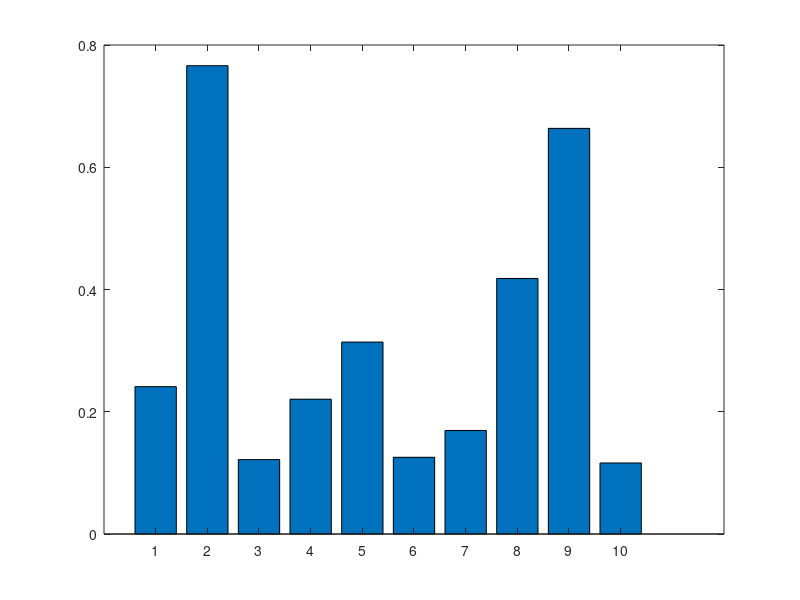
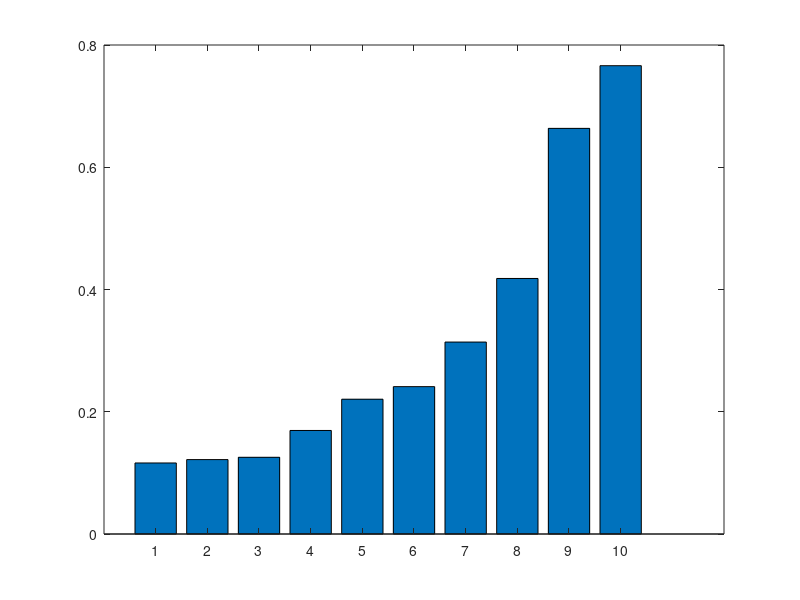

These figures' MATLAB source, in order:
clc;close all;clear all;
tic;
inp = rand(10,1);
[a,b] = size(inp);
out = inp;
for i =1:a
    for j = i+1:a
        if out(i,1)>out(j,1)
            out([i j]) = out([j i]);
          
 
        end
    end

end
toc;
a = 1:1:a;
figure;
bar(a,inp);
figure;
bar(a,out);